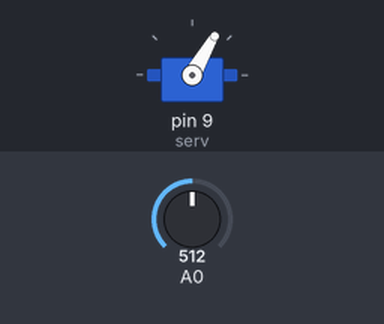
A sketch run on a simulated Arduino Uno, built with avr-gcc and run on an emulated ATmega328P. On the bench: servo. The test bench sets the inputs (shaded band); at power-on: A0 = 512.

Above: at 1.2 s.
1.3 s: A0 set to 675
2.8 s: A0 set to 705
At 3.3 s:
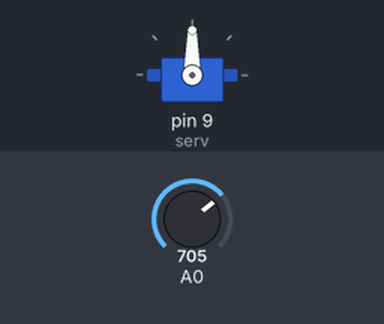
4.3 s: A0 set to 680
At 5.5 s:
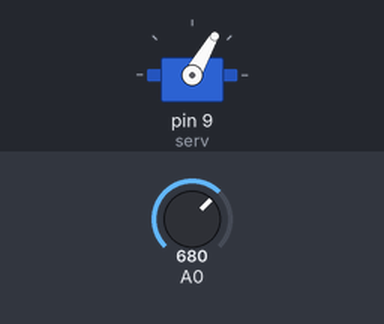
5.8 s: A0 set to 700
At 6.8 s:
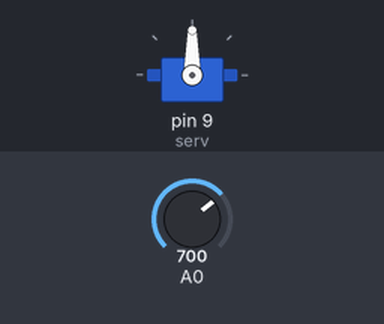
Timing chart, 0 to 8.3 s (numbered marks = the images above; inputs shaded):
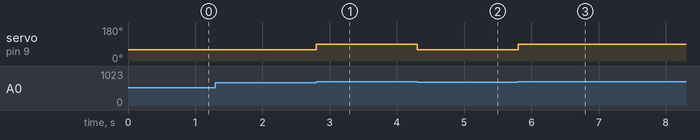

Measured:
- the behaviour switches between 689 and 690 on A0 (found by bisection; images 0 and 1)
- after the input at 1.3 s, every drawn part: stays the same
- after the input at 2.8 s, servo on pin 9 (serv): 60° → 90° at once
- after the input at 4.3 s, servo on pin 9 (serv): 90° → 60° at once
- after the input at 5.8 s, servo on pin 9 (serv): 60° → 90° at once

The sketch:

TRex-Hack-Servo-ldr.ino
```cpp
//Canal de YouTube -> RobotUNO
//Hackeando el T-Rex de google

#include <Servo.h>

int valor = 0;
Servo serv;
void setup() {
  serv.attach(9);
}
void loop() {
  valor = analogRead(0);
  if(690>valor){
   serv.write(60);
  }
  else{
   serv.write(90);
  }
  delay(5);
}
```
